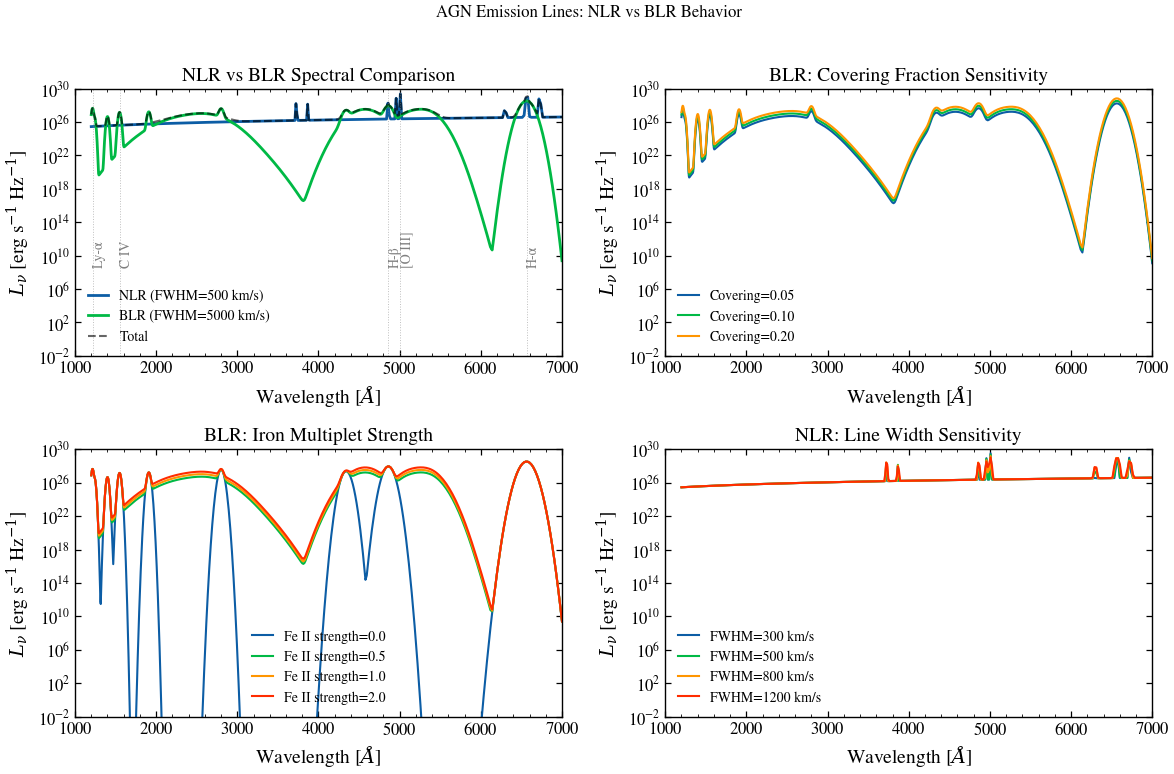

Recreate this plot in Python.
"""
Narrow and Broad Line Region Emission
======================================

Plot narrow-line (NLR, FWHM ~500 km/s) and broad-line region (BLR,
FWHM ~5000 km/s) emission spectra. Shows how BLR vanishes at high
inclination angles (Type 2 AGN) while NLR remains visible.
"""

import jax.numpy as jnp
import matplotlib.pyplot as plt
import numpy as np

from tengri.components.agn import blr_emission, nlr_emission

# Solar luminosity in cgs
LSUN_ERG = 3.828e33

# Wavelength grid: optical/UV
wavelength = jnp.logspace(np.log10(1200), np.log10(7000), 512)
wave_angstrom = np.array(wavelength)
wave_um = wave_angstrom / 1e4

fig, axes = plt.subplots(2, 2, figsize=(12, 8))

# Disc bolometric luminosity
L_disc_bol_erg = 10.0**44 * LSUN_ERG  # 10^44 L_sun

# --- Panel 1: NLR vs BLR at fixed covering fraction ---
ax = axes[0, 0]

covering_frac = 0.1
fwhm_nlr = 500.0
fwhm_blr = 5000.0

l_nlr = nlr_emission(
    wavelength, l_disc_bol_erg=L_disc_bol_erg, covering_fraction=covering_frac, fwhm_kms=fwhm_nlr
)
l_blr = blr_emission(
    wavelength,
    l_disc_bol_erg=L_disc_bol_erg,
    covering_fraction=covering_frac,
    fwhm_kms=fwhm_blr,
    agn_fe2_strength=1.0,
)

ax.semilogy(wave_angstrom, np.array(l_nlr) / LSUN_ERG, lw=2.0, label="NLR (FWHM=500 km/s)")
ax.semilogy(wave_angstrom, np.array(l_blr) / LSUN_ERG, lw=2.0, label="BLR (FWHM=5000 km/s)")
ax.semilogy(
    wave_angstrom,
    (np.array(l_nlr) + np.array(l_blr)) / LSUN_ERG,
    "k--",
    lw=1.5,
    alpha=0.6,
    label="Total",
)

# Mark key emission lines
lines = {"Ly-α": 1216, "C IV": 1549, "H-β": 4861, "[O III]": 5007, "H-α": 6563}
for lbl, wl in lines.items():
    ax.axvline(wl, color="gray", ls=":", alpha=0.5, lw=0.7)
    ax.text(wl, ax.get_ylim()[0] * 1.5, lbl, fontsize=7, rotation=90, color="gray", va="bottom")

ax.set_xlabel(r"Wavelength [$\AA$]")
ax.set_ylabel(r"$L_\nu$ [$L_\odot$ Hz$^{-1}$]")
ax.set_title("NLR vs BLR Spectral Comparison")
ax.legend(fontsize=9, frameon=False)
ax.set_xlim(1000, 7000)

# --- Panel 2: BLR strength sweep ---
ax = axes[0, 1]

for covering_frac in [0.05, 0.10, 0.20]:
    l_blr = blr_emission(
        wavelength,
        l_disc_bol_erg=L_disc_bol_erg,
        covering_fraction=covering_frac,
        fwhm_kms=5000.0,
        agn_fe2_strength=1.0,
    )
    label_txt = f"Covering={covering_frac:.2f}"
    ax.semilogy(wave_angstrom, np.array(l_blr) / LSUN_ERG, lw=1.5, label=label_txt)

ax.set_xlabel(r"Wavelength [$\AA$]")
ax.set_ylabel(r"$L_\nu$ [$L_\odot$ Hz$^{-1}$]")
ax.set_title("BLR: Covering Fraction Sensitivity")
ax.legend(fontsize=9, frameon=False)
ax.set_xlim(1000, 7000)

# --- Panel 3: Fe II strength in BLR ---
ax = axes[1, 0]

covering_frac = 0.1
for fe2_strength in [0.0, 0.5, 1.0, 2.0]:
    l_blr = blr_emission(
        wavelength,
        l_disc_bol_erg=L_disc_bol_erg,
        covering_fraction=covering_frac,
        fwhm_kms=5000.0,
        agn_fe2_strength=fe2_strength,
    )
    label_fe2 = f"Fe II strength={fe2_strength:.1f}"
    ax.semilogy(wave_angstrom, np.array(l_blr) / LSUN_ERG, lw=1.5, label=label_fe2)

ax.set_xlabel(r"Wavelength [$\AA$]")
ax.set_ylabel(r"$L_\nu$ [$L_\odot$ Hz$^{-1}$]")
ax.set_title("BLR: Iron Multiplet Strength")
ax.legend(fontsize=9, frameon=False)
ax.set_xlim(1000, 7000)

# --- Panel 4: NLR FWHM variations ---
ax = axes[1, 1]

for fwhm in [300.0, 500.0, 800.0, 1200.0]:
    l_nlr = nlr_emission(
        wavelength, l_disc_bol_erg=L_disc_bol_erg, covering_fraction=0.1, fwhm_kms=fwhm
    )
    ax.semilogy(
        wave_angstrom, np.array(l_nlr) / LSUN_ERG, lw=1.5, label=f"FWHM={fwhm:.0f} km/s"
    )

ax.set_xlabel(r"Wavelength [$\AA$]")
ax.set_ylabel(r"$L_\nu$ [$L_\odot$ Hz$^{-1}$]")
ax.set_title("NLR: Line Width Sensitivity")
ax.legend(fontsize=9, frameon=False)
ax.set_xlim(1000, 7000)

fig.suptitle("AGN Emission Lines: NLR vs BLR Behavior", fontsize=12)
fig.tight_layout(rect=[0, 0, 1, 0.97])
plt.savefig("plot_nlr_blr_lines.png", dpi=100, bbox_inches="tight")
plt.show()
